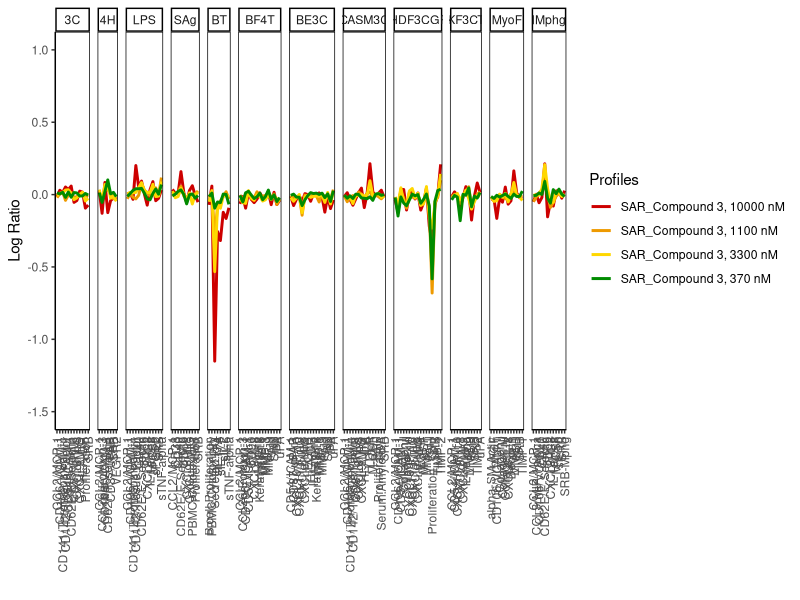
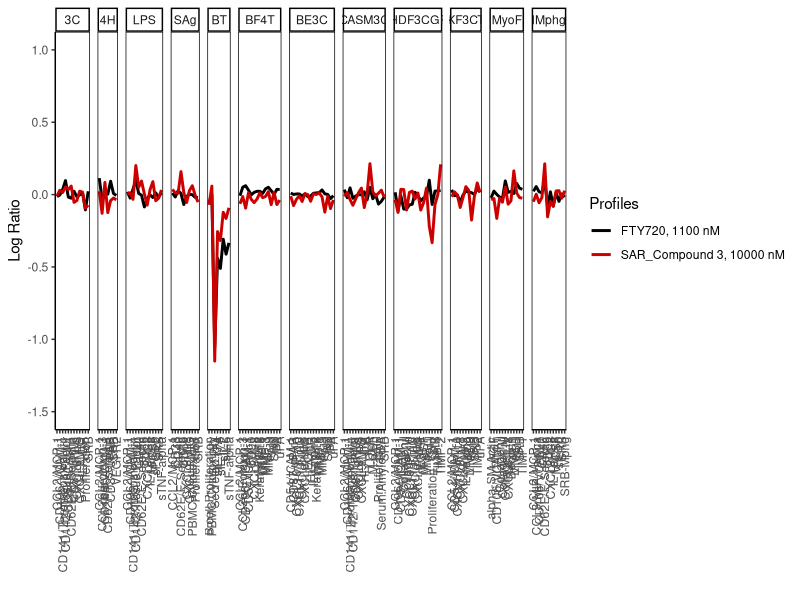
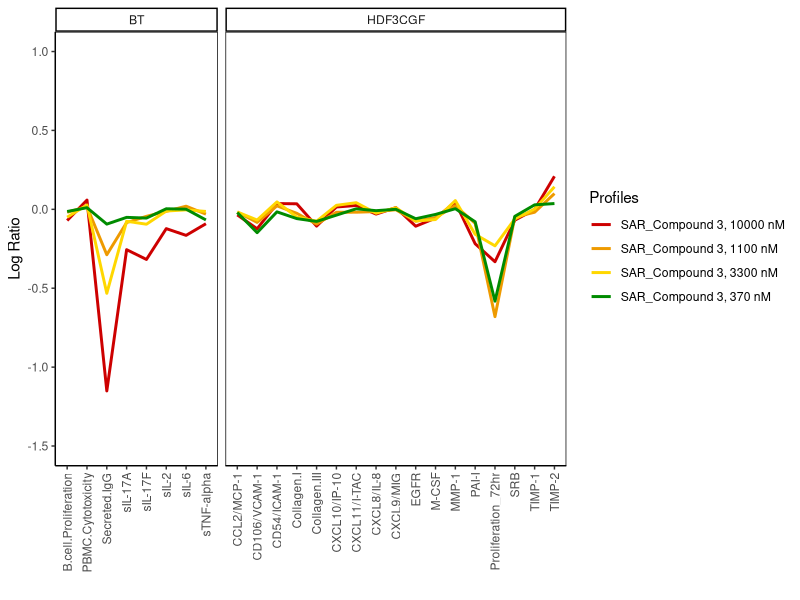
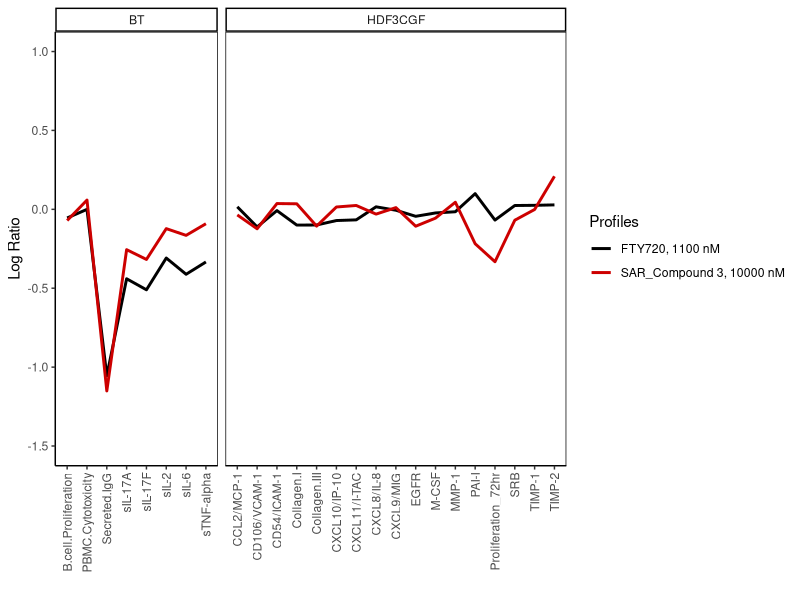

Reproduce these figures in R, in order.
#!/usr/bin/env Rscript

options(echo = TRUE)
Sys.time()

library(dplyr)
library(tidyr)
library(ggplot2)
library(openxlsx)
library(reshape2)

theme_pubr_border <- function() {
  theme_classic() +
    theme(
      axis.line = element_line(linewidth = 0.5),
      panel.border = element_rect(color = "black", fill = NA, linewidth = 0.5)
    )
}

pf543 <- read.xlsx("../data/Supplemental.Data.2.xlsx", sheet = 1, rows = c(1:5))
colnames(pf543)[1] <- "Compound"

fty720 <- read.xlsx("../data/Supplemental.Data.2.xlsx", sheet = 1, rows = c(7:11))
colnames(fty720)[1] <- "Compound"

df <- bind_rows(pf543, fty720)

df_lf <- melt(df, id.vars = "Compound", value.name = "Log Ratio")
df_lf <- df_lf %>%
  separate_wider_delim(
    cols = variable,
    delim = ":",
    names = c("System", "Biomarker")
  )

df_lf$System <- factor(
  df_lf$System,
  levels = c("3C", "4H", "LPS", "SAg", "BT", "BF4T",
             "BE3C", "CASM3C", "HDF3CGF", "KF3CT", "MyoF", "lMphg")
)

plot_figure6 <- function(data, colors, out_file, width = 24, height = 8) {
  p <- ggplot(data, aes(x = Biomarker, y = `Log Ratio`, color = Compound, group = Compound)) +
    geom_line(linewidth = 1) +
    facet_grid(~System, scales = "free_x", space = "free_x") +
    theme_pubr_border() +
    ylim(c(-1.5, 1.0)) +
    scale_color_manual(values = colors) +
    labs(color = "Profiles") +
    xlab("") +
    theme(axis.text.x = element_text(angle = 90, hjust = 1, vjust = 0.5))

  svg(out_file, width = width, height = height)
  print(p)
  dev.off()
}

plot_figure6(
  df_lf[grepl("SAR_Compound", df_lf$Compound), , drop = FALSE],
  c("red3", "orange2", "gold", "green4"),
  "Figure6B.svg"
)

plot_figure6(
  df_lf[grepl("SAR_Compound 3, 10000 nM|FTY720, 1100 nM", df_lf$Compound), , drop = FALSE],
  c("black", "red3"),
  "Figure6C.svg"
)

plot_figure6(
  df_lf[grepl("SAR_Compound", df_lf$Compound) & df_lf$System %in% c("BT", "HDF3CGF"), , drop = FALSE],
  c("red3", "orange2", "gold", "green4"),
  "Figure6D.svg",
  width = 12
)

plot_figure6(
  df_lf[grepl("SAR_Compound 3, 10000 nM|FTY720, 1100 nM", df_lf$Compound) &
          df_lf$System %in% c("BT", "HDF3CGF"), , drop = FALSE],
  c("black", "red3"),
  "Figure6E.svg",
  width = 12
)

sessionInfo()

# Done.
